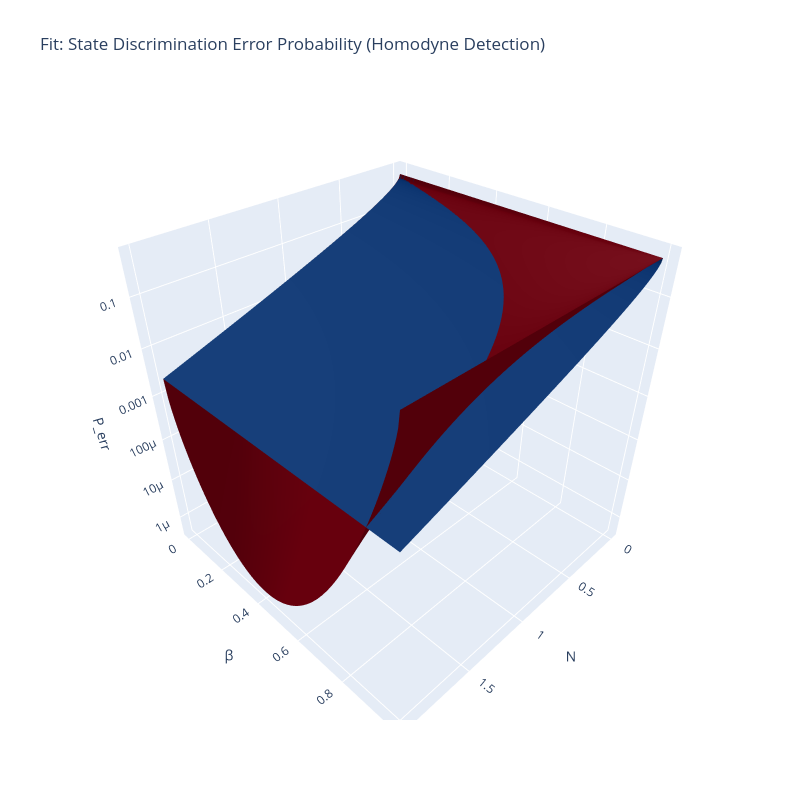

Notebook source saved alongside this figure:
### Markdown cell above
## DSS/ CS Fit

### Code cell
reload_protocols()
params_cs, params_err_cs, params_dss, params_err_dss = nf.fit_homodyne_perr(N_cs, beta_cs, N_dss, beta_dss, perr_cs, perr_dss, dss = True, cs = True, data = False)

### Figure 1 — Plotly figure (JSON) as saved in the notebook; plotly's stock layout.template omitted (floating-point values rounded to 4 significant figures; data arrays with more than 128 entries replaced by an {"elided": "..."} marker saying what was removed)
{"data": [{"colorscale": [[0, "rgb(8,48,107)"], [0.125, "rgb(8,81,156)"], [0.25, "rgb(33,113,181)"], [0.375, "rgb(66,146,198)"], [0.5, "rgb(107,174,214)"], [0.625, "rgb(158,202,225)"], [0.75, "rgb(198,219,239)"], [0.875, "rgb(222,235,247)"], [1, "rgb(247,251,255)"]], "name": "Fitted surface", "showscale": false, "type": "surface", "x": {"elided": "200x200 float values"}, "y": {"elided": "200x200 float values"}, "z": {"elided": "200x200 float values"}}, {"colorscale": [[0, "rgb(103,0,13)"], [0.125, "rgb(165,15,21)"], [0.25, "rgb(203,24,29)"], [0.375, "rgb(239,59,44)"], [0.5, "rgb(251,106,74)"], [0.625, "rgb(252,146,114)"], [0.75, "rgb(252,187,161)"], [0.875, "rgb(254,224,210)"], [1, "rgb(255,245,240)"]], "name": "Fit", "opacity": 1, "showscale": false, "type": "surface", "x": {"elided": "200x200 float values"}, "y": {"elided": "200x200 float values"}, "z": {"elided": "200x200 float values"}}], "layout": {"height": 800, "scene": {"aspectmode": "cube", "xaxis": {"title": {"text": "N"}}, "yaxis": {"title": {"text": "β"}}, "zaxis": {"title": {"text": "P_err"}, "type": "log"}}, "title": {"text": "Fit: State Discrimination Error Probability (Homodyne Detection)"}, "width": 800}}
